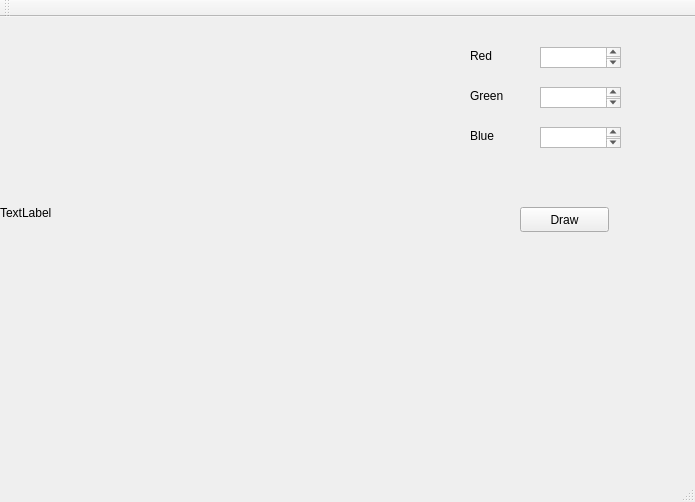
<?xml version="1.0" encoding="UTF-8"?>
<ui version="4.0">
 <class>MainWindow</class>
 <widget class="QMainWindow" name="MainWindow">
  <property name="geometry">
   <rect>
    <x>0</x>
    <y>0</y>
    <width>695</width>
    <height>502</height>
   </rect>
  </property>
  <property name="windowTitle">
   <string>MainWindow</string>
  </property>
  <widget class="QWidget" name="centralWidget">
   <widget class="QPushButton" name="pushButton">
    <property name="geometry">
     <rect>
      <x>520</x>
      <y>190</y>
      <width>89</width>
      <height>25</height>
     </rect>
    </property>
    <property name="text">
     <string>Draw</string>
    </property>
   </widget>
   <widget class="QLabel" name="label">
    <property name="geometry">
     <rect>
      <x>0</x>
      <y>0</y>
      <width>451</width>
      <height>391</height>
     </rect>
    </property>
    <property name="text">
     <string>TextLabel</string>
    </property>
   </widget>
   <widget class="QLabel" name="label_2">
    <property name="geometry">
     <rect>
      <x>470</x>
      <y>30</y>
      <width>67</width>
      <height>17</height>
     </rect>
    </property>
    <property name="text">
     <string>Red</string>
    </property>
   </widget>
   <widget class="QLabel" name="label_3">
    <property name="geometry">
     <rect>
      <x>470</x>
      <y>70</y>
      <width>67</width>
      <height>17</height>
     </rect>
    </property>
    <property name="text">
     <string>Green</string>
    </property>
   </widget>
   <widget class="QLabel" name="label_4">
    <property name="geometry">
     <rect>
      <x>470</x>
      <y>110</y>
      <width>67</width>
      <height>17</height>
     </rect>
    </property>
    <property name="text">
     <string>Blue</string>
    </property>
   </widget>
   <widget class="QTextEdit" name="textEdit">
    <property name="geometry">
     <rect>
      <x>540</x>
      <y>30</y>
      <width>81</width>
      <height>21</height>
     </rect>
    </property>
   </widget>
   <widget class="QTextEdit" name="textEdit_2">
    <property name="geometry">
     <rect>
      <x>540</x>
      <y>70</y>
      <width>81</width>
      <height>21</height>
     </rect>
    </property>
   </widget>
   <widget class="QTextEdit" name="textEdit_3">
    <property name="geometry">
     <rect>
      <x>540</x>
      <y>110</y>
      <width>81</width>
      <height>21</height>
     </rect>
    </property>
   </widget>
  </widget>
  <widget class="QMenuBar" name="menuBar">
   <property name="geometry">
    <rect>
     <x>0</x>
     <y>0</y>
     <width>695</width>
     <height>22</height>
    </rect>
   </property>
  </widget>
  <widget class="QToolBar" name="mainToolBar">
   <attribute name="toolBarArea">
    <enum>TopToolBarArea</enum>
   </attribute>
   <attribute name="toolBarBreak">
    <bool>false</bool>
   </attribute>
  </widget>
  <widget class="QStatusBar" name="statusBar"/>
 </widget>
 <layoutdefault spacing="6" margin="11"/>
 <resources/>
 <connections/>
</ui>
